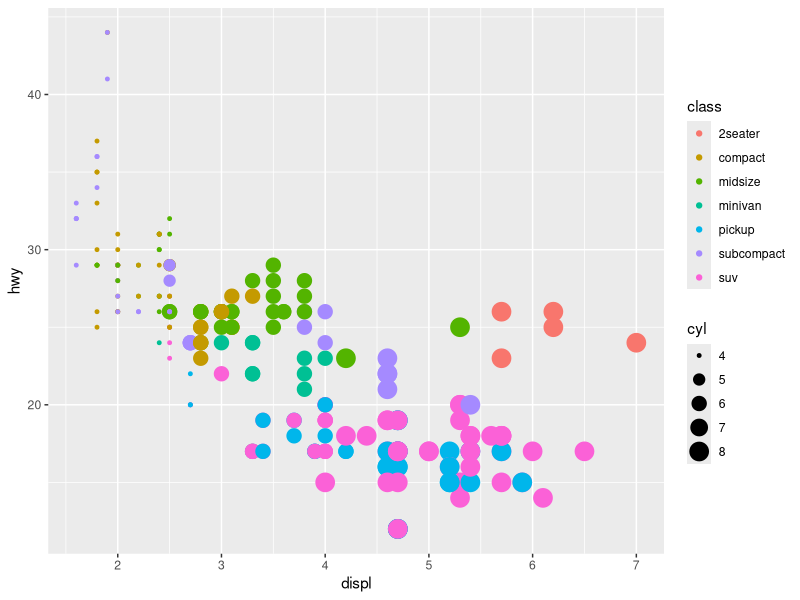
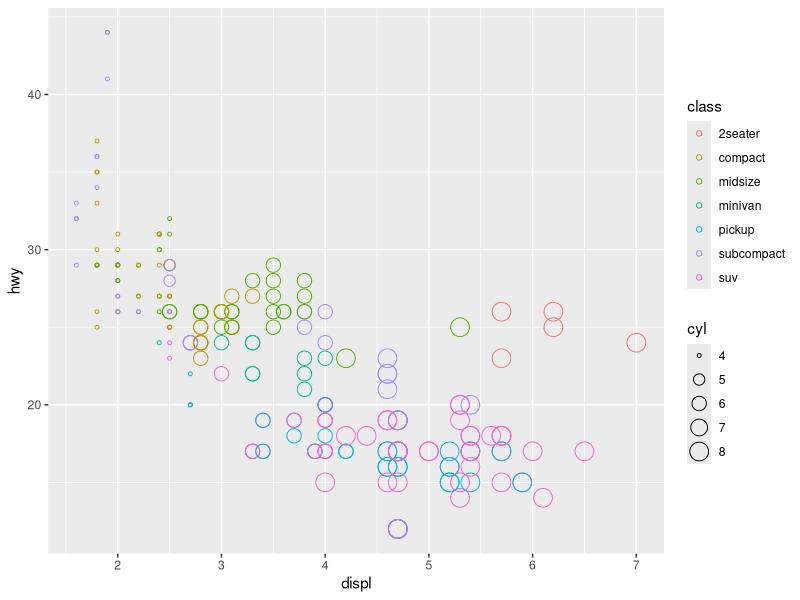
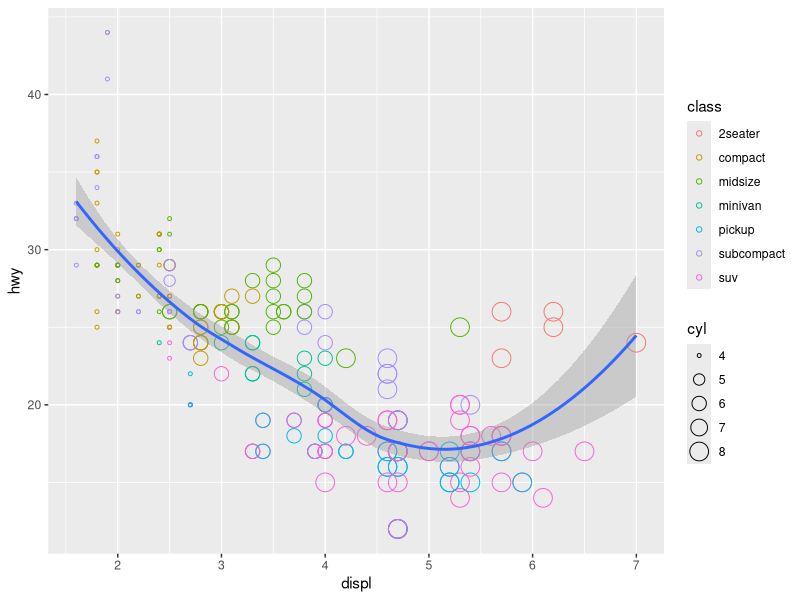
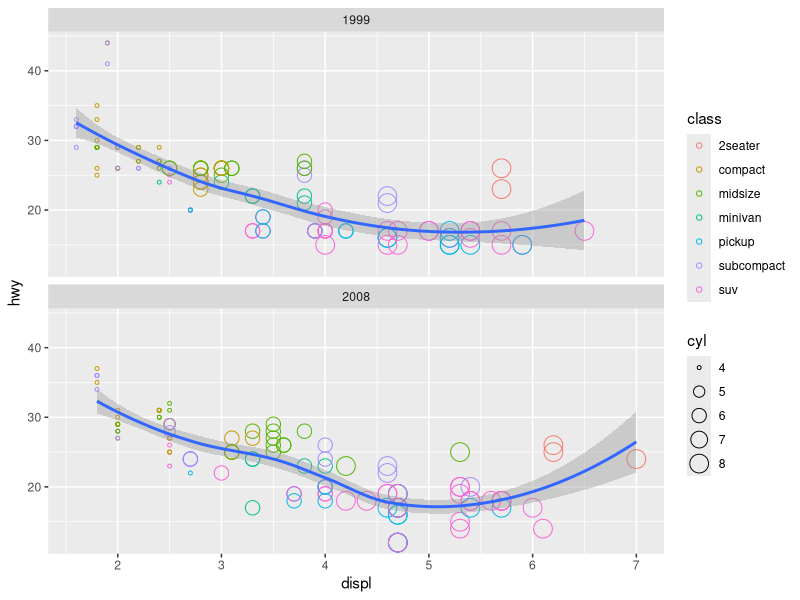
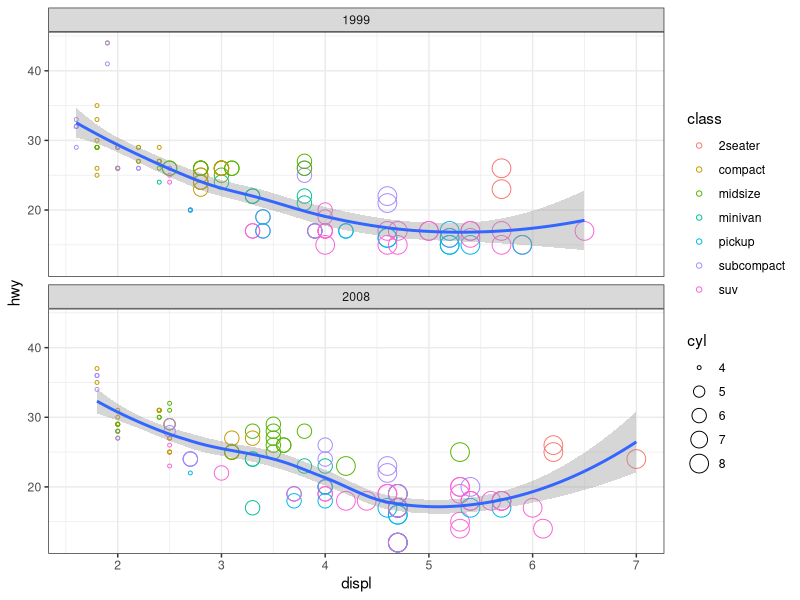
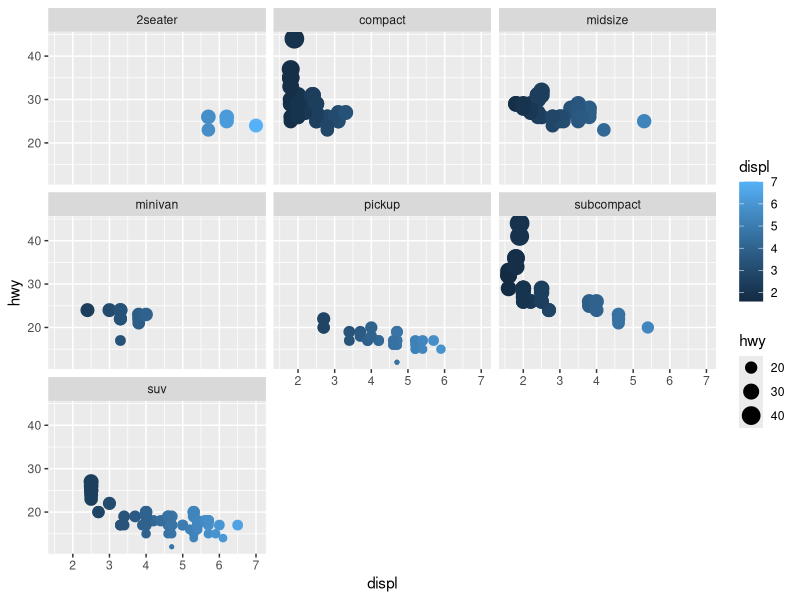
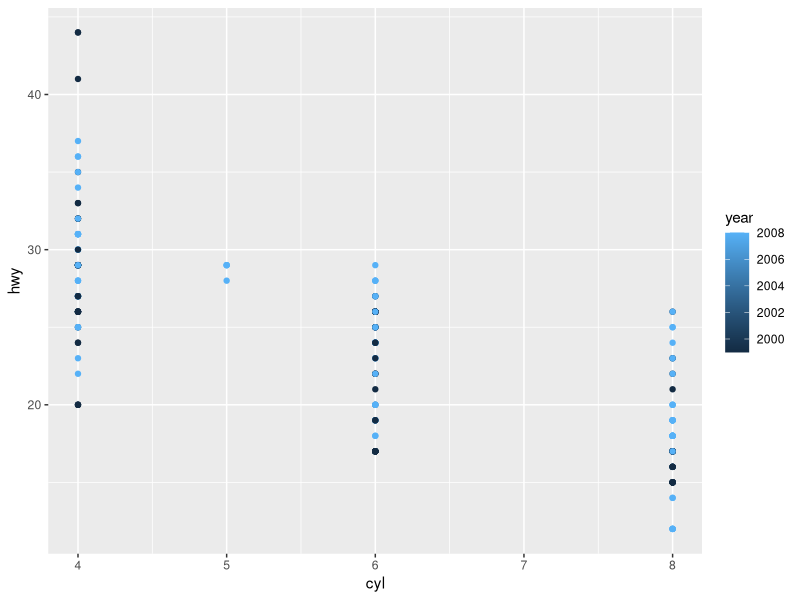
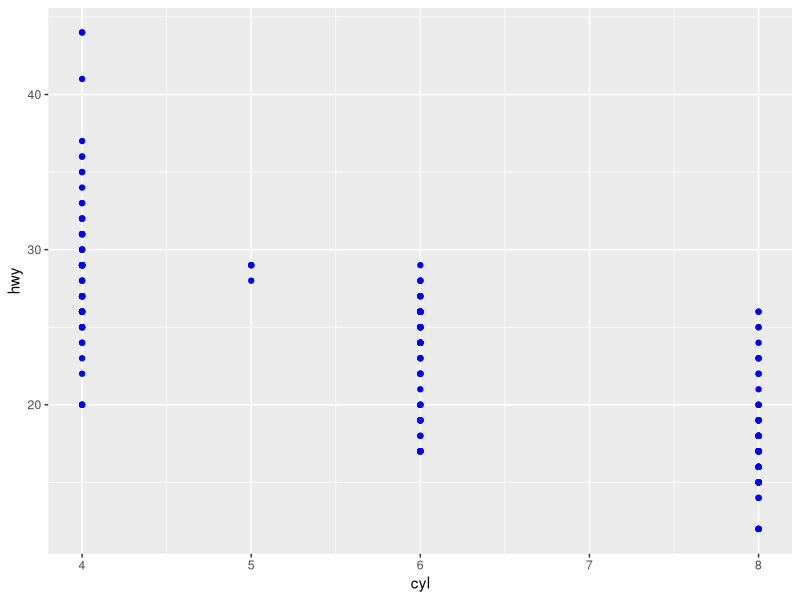

Generate these figures, in order, with R:
## ---- chunk 1
library(tidyverse)

# We are using the "mpg" dataset. When you run this, you should get a tibble (like an upgraded data frame).
mpg

# Putting a question mark before the dataset will take you to details about the dataset, when the data was collected, etc.
?mpg

# Let's try a regular data frame instead of a tibble.
cars
?cars

# Use the view function to pull up your data in a spreadsheet.
View(mpg)

# I want to find the first 6 (default number), first 4, and last 6 entries in the cars data frame.
head(cars)
head(cars, 4)
tail(cars)
## ---- chunk 2
# Make a ggplot with closed circles. 
ggplot(data = mpg) + 
  geom_point(mapping = aes(x = displ, y = hwy, color = class, size = cyl))

# Make a ggplot with open circles. 
ggplot(data = mpg) + 
  geom_point(mapping = aes(x = displ, y = hwy, color = class, size = cyl), shape = 1)

# Add a trend line, and consolidate the code.
ggplot(data = mpg, mapping = aes(x = displ, y = hwy)) + 
  geom_point(mapping = aes(color = class, size = cyl), shape = 1) +
  geom_smooth()

# Split your plot by year.
ggplot(data = mpg, mapping = aes(x = displ, y = hwy)) + 
  geom_point(mapping = aes(color = class, size = cyl), shape = 1) +
  geom_smooth() + 
  facet_wrap(~ year, nrow = 2) # If you remove the nrow = 2, you will get two columns as your default.

# Change the theme of your graph.
ggplot(data = mpg, mapping = aes(x = displ, y = hwy)) + 
  geom_point(mapping = aes(color = class, size = cyl), shape = 1) +
  geom_smooth() + 
  facet_wrap(~ year, nrow = 2) + 
  theme_bw()

# Split your plot by class. 
ggplot(data = mpg, mapping = aes(x = displ, y = hwy)) +  
  geom_point(mapping = aes(color = displ, size = hwy)) + 
  facet_wrap(~ class)
               
# To learn more about ggplot aesthetics...
?geom_point
## ---- chunk 3
# Make a plot where points are colored by year. 
ggplot(data = mpg) + 
  geom_point(mapping = aes(x = cyl, y = hwy, color = year))

# Make a plot where all points are blue. 
ggplot(data = mpg) + 
  geom_point(mapping = aes(x = cyl, y = hwy), color = "blue")
## ---- chunk 4
ggplot(data = mpg) + 
  geom_point(mapping = aes(x = class, y = drv))
